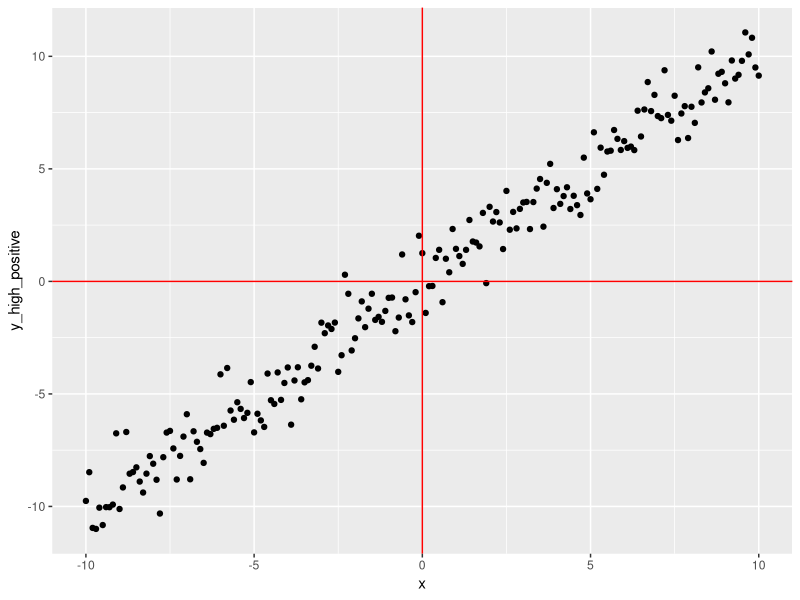
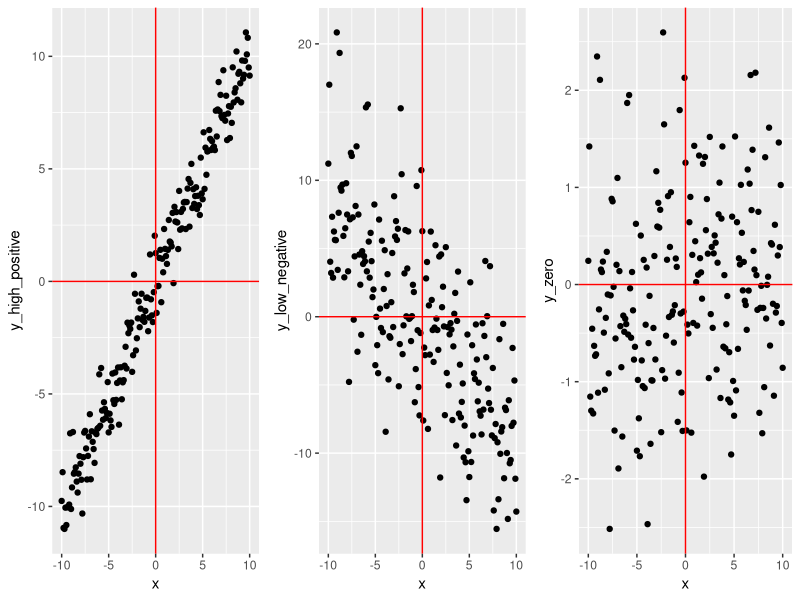
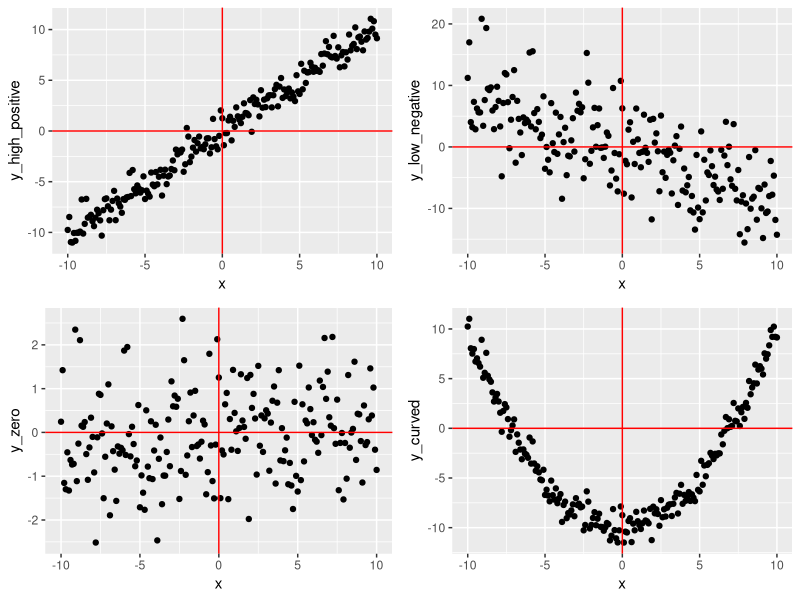

Source code (R) for these figures, in order:
library(ggplot2)
library(dplyr)
library(gridExtra) # For multiple plotting

# Make up some data
x <- -100:100/10

noise <- rnorm(length(x), 0, 1)

y_high_positive <- 0 + 1*x + noise
y_low_negative <- 0 - 1*x + 5*noise
y_zero <- 0 + 0*x + noise
y_curved <- -10 + (x^2)/5 + noise

# Put it all in a data_frame
cor_data <- data_frame(x, y_high_positive, y_low_negative, y_zero, y_curved)

# Define a plot and save it as p_high
p_high <- ggplot(cor_data, aes(x=x,y=y_high_positive)) + 
  geom_point() +
  geom_hline(yintercept=0, color="red") +
  geom_vline(xintercept=0, color="red")
 
p_high 
# The power of ggplot2 here...same plot, different variables!
p_low <- p_high + aes(x=x, y=y_low_negative)
p_zero <- p_high + aes(x=x, y=y_zero)
p_curved <- p_high + aes(y=y_curved)

# Fancy multiple plots
grid.arrange(p_high, p_low, p_zero,ncol=3)
grid.arrange(p_high, p_low, p_zero, p_curved, ncol=2, nrow=2)

# Calculate the correlations
options(digits=3)
sim1 <- cor(cor_data)

# ADD LOW CORR EXAMPLE WITH CLEAR RELATIONSHIP
